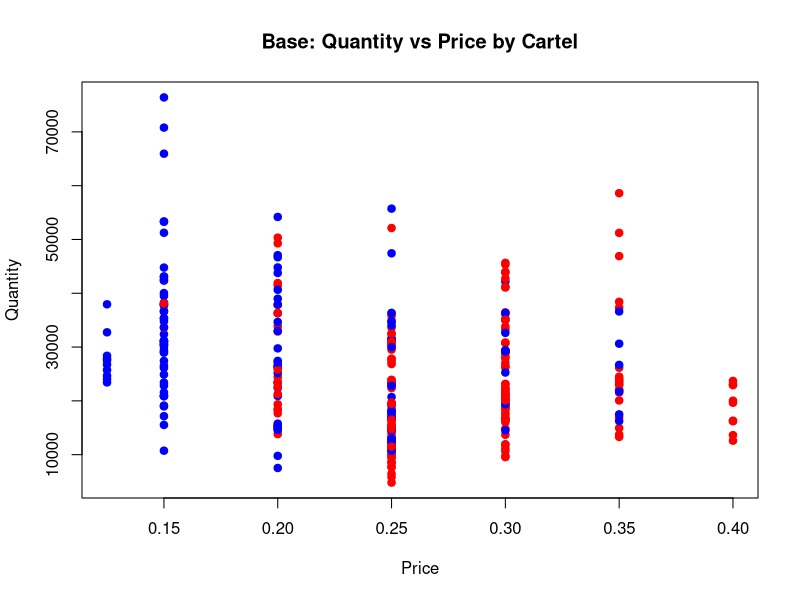
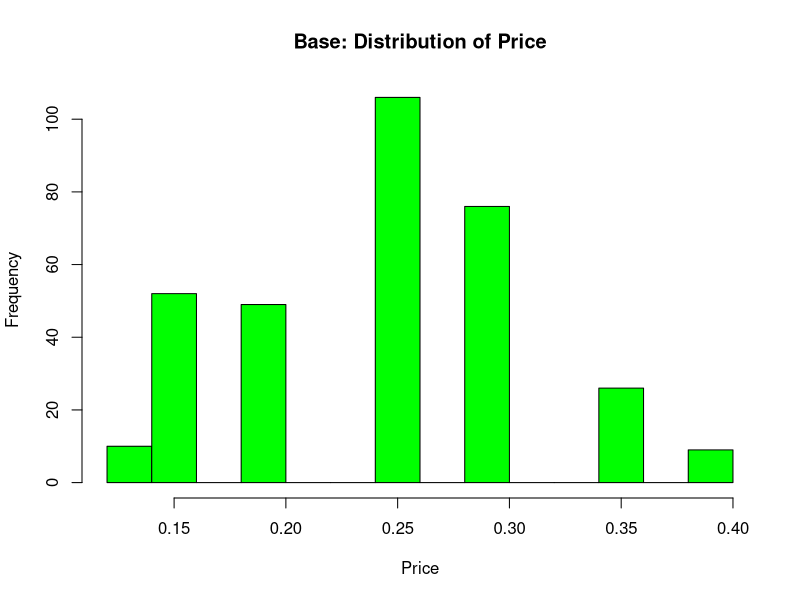
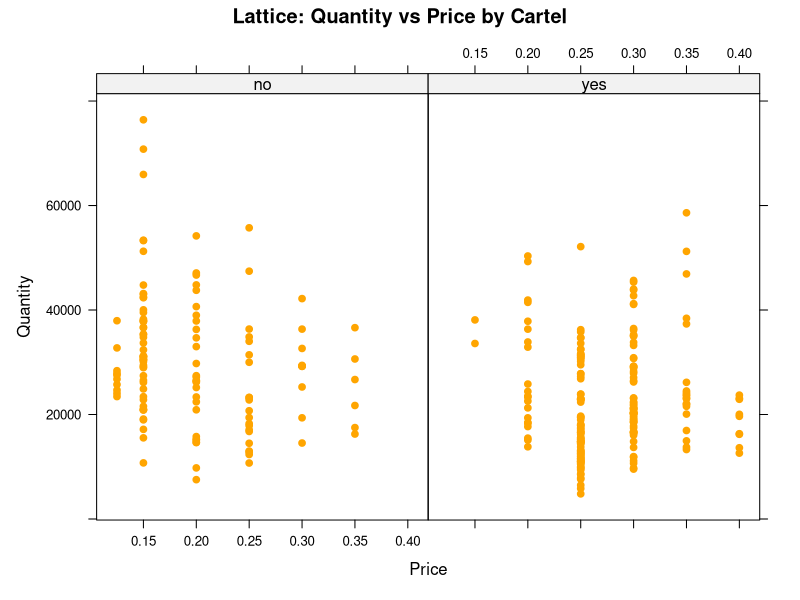
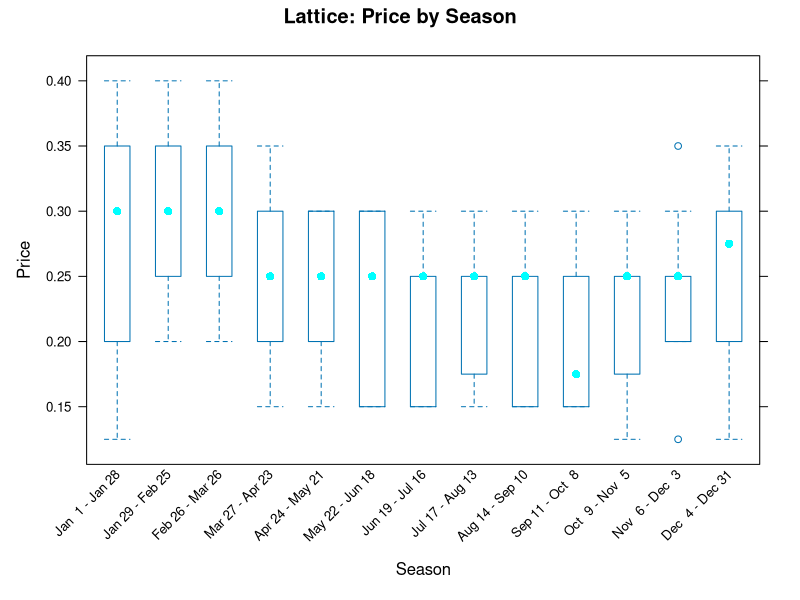
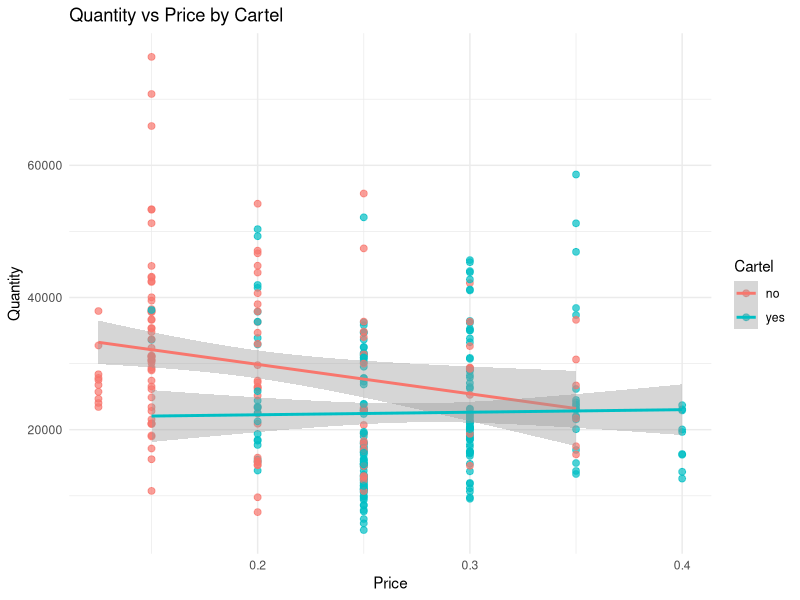
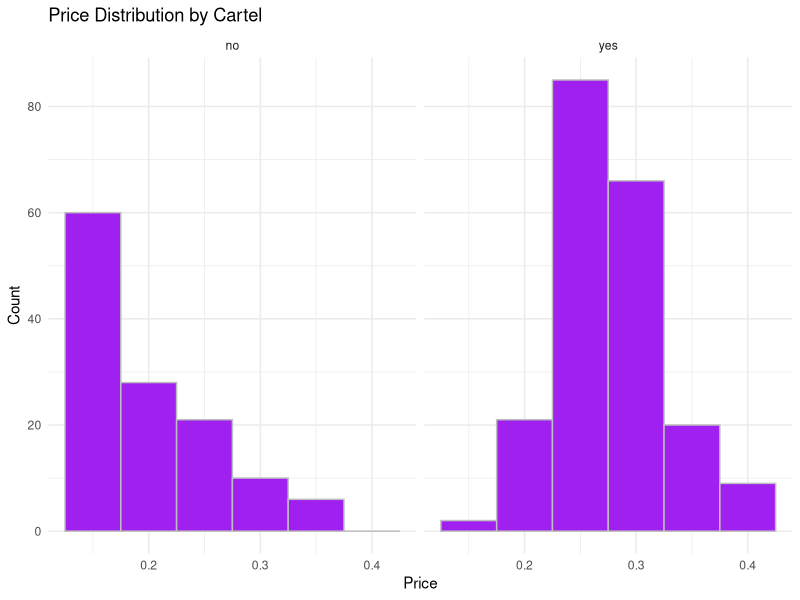

These figures' R source, in order:
install.packages("AER")
install.packages("lattice")

library(AER)
library(lattice)
library(ggplot2)

data("CartelStability", package = "AER")
head(CartelStability)
str(CartelStability)

# 1.Base R Graphics
# Scatter plot
plot(CartelStability$price, CartelStability$quantity,
     main = "Base: Quantity vs Price by Cartel",
     xlab = "Price",
     ylab = "Quantity",
     col = ifelse(CartelStability$cartel == "yes", "red", "blue"),
     pch = 19)

# Histogram
hist(CartelStability$price,
     main = "Base: Distribution of Price",
     xlab = "Price",
     col = "green")



# 2.Lattice Graphics
# Conditional scatter plot (small multiples)
xyplot(quantity ~ price | cartel,
       data = CartelStability,
       main = "Lattice: Quantity vs Price by Cartel",
       xlab = "Price",
       ylab = "Quantity",
       pch = 19,
       col = "orange")



# Box-and-whisker plot
bwplot(price ~ season,
       data = CartelStability,
       main = "Lattice: Price by Season",
       xlab = "Season",
       ylab = "Price",
       col = "cyan",
       scales = list(x = list(rot = 45))) #AI assist. Easy to read the -axis labels when they are long or overlapping.



# 3.ggplot2

# Scatter plot with smoothing
ggplot(CartelStability, aes(x = price, y = quantity, color = cartel)) +
  geom_point(size = 2, alpha = 0.7) +
  geom_smooth(method = "lm", se = TRUE) + labs(title = "Quantity vs Price by Cartel",
       x = "Price",
       y = "Quantity",
       color = "Cartel") + theme_minimal()





# Faceted histogram
ggplot(CartelStability, aes(x = price)) +
  geom_histogram(binwidth = 0.05, fill = "purple", color = "grey") +
  facet_wrap(~ cartel) + labs(title = "Price Distribution by Cartel",
       x = "Price",
       y = "Count") + theme_minimal()
